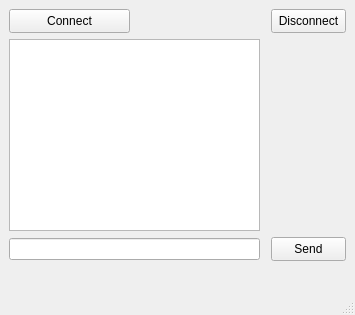
<?xml version="1.0" encoding="UTF-8"?>
<ui version="4.0">
 <class>MainWindow</class>
 <widget class="QMainWindow" name="MainWindow">
  <property name="geometry">
   <rect>
    <x>0</x>
    <y>0</y>
    <width>355</width>
    <height>315</height>
   </rect>
  </property>
  <property name="windowTitle">
   <string>MainWindow</string>
  </property>
  <widget class="QWidget" name="centralwidget">
   <widget class="QPushButton" name="connectButton">
    <property name="geometry">
     <rect>
      <x>9</x>
      <y>9</y>
      <width>121</width>
      <height>24</height>
     </rect>
    </property>
    <property name="text">
     <string>Connect</string>
    </property>
   </widget>
   <widget class="QLineEdit" name="lineEdit">
    <property name="geometry">
     <rect>
      <x>9</x>
      <y>238</y>
      <width>251</width>
      <height>22</height>
     </rect>
    </property>
   </widget>
   <widget class="QTextBrowser" name="textBrowser">
    <property name="geometry">
     <rect>
      <x>9</x>
      <y>39</y>
      <width>251</width>
      <height>192</height>
     </rect>
    </property>
   </widget>
   <widget class="QPushButton" name="sendButton">
    <property name="geometry">
     <rect>
      <x>271</x>
      <y>237</y>
      <width>75</width>
      <height>24</height>
     </rect>
    </property>
    <property name="text">
     <string>Send</string>
    </property>
   </widget>
   <widget class="QPushButton" name="disconnectButton">
    <property name="geometry">
     <rect>
      <x>271</x>
      <y>9</y>
      <width>75</width>
      <height>24</height>
     </rect>
    </property>
    <property name="text">
     <string>Disconnect</string>
    </property>
   </widget>
  </widget>
  <widget class="QMenuBar" name="menubar">
   <property name="geometry">
    <rect>
     <x>0</x>
     <y>0</y>
     <width>355</width>
     <height>22</height>
    </rect>
   </property>
  </widget>
  <widget class="QStatusBar" name="statusbar"/>
 </widget>
 <resources/>
 <connections/>
</ui>
